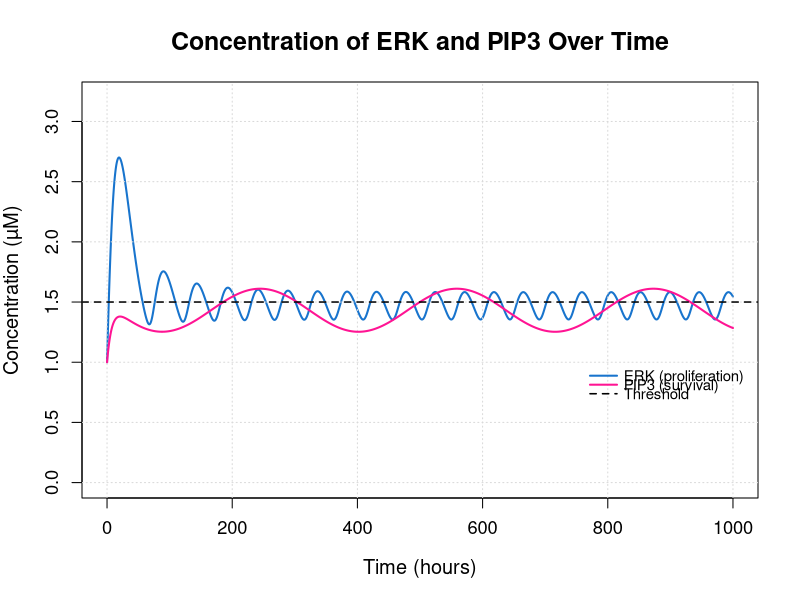
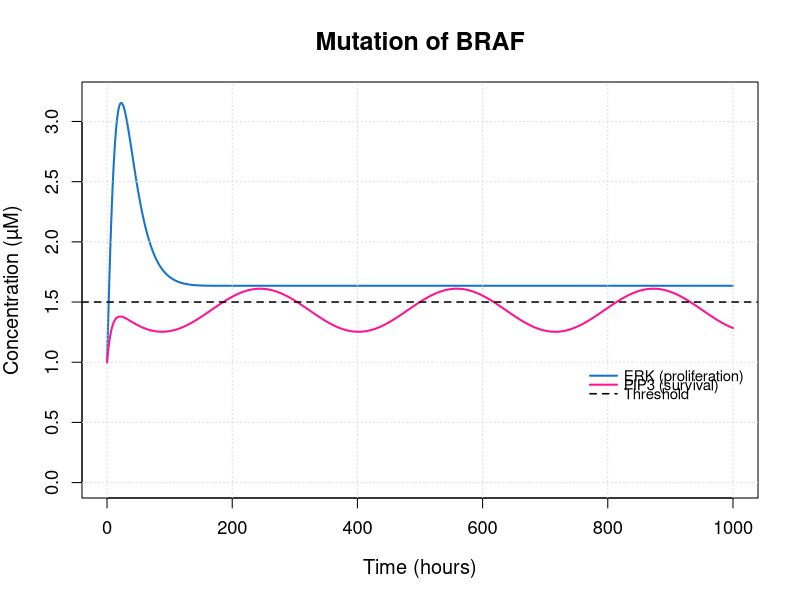
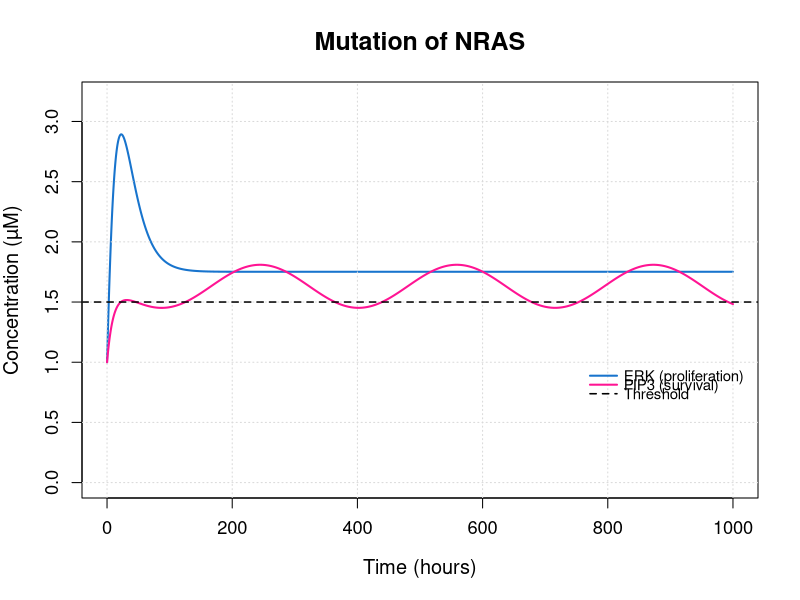
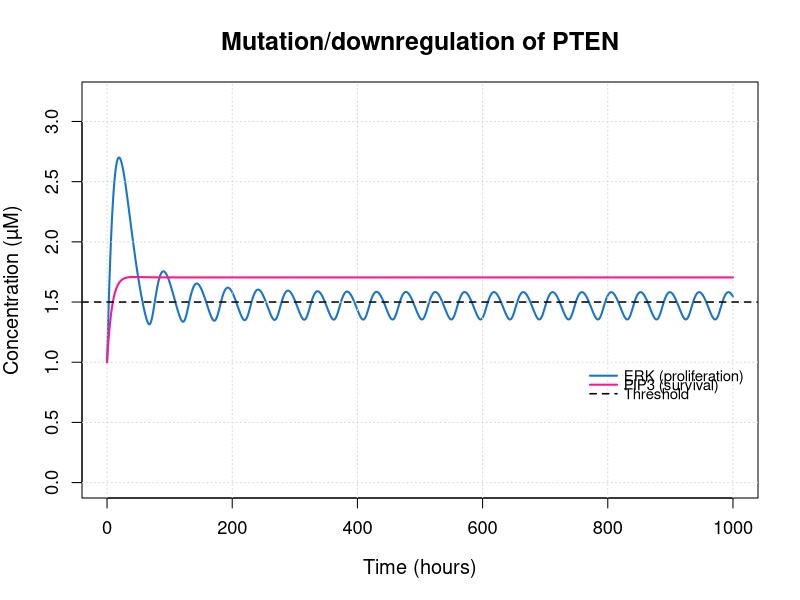

Here is the R script that generated these plots, in order:
rm(list=ls())

library(deSolve)
library(ggplot2)

########### MAPK pathway and Akt pathway #############

# Values from articles: BRAF, 

params <- c(BRAF = 0.005, NRAS =0.01, Ras = 0.5, 
            PTEN_base = 0.8, A = 0.2, omega = 0.02, 
            beta_ras = 0.4,
            beta_nras = 0.25,
            beta_braf = 6, beta_raf = 0.1,
            beta_nras1 = 0.1, beta_ras1 = 0.15, beta_pi3k = 0.25,
            beta_pten = 0.1,
            beta_mek = 0.25,
            
            alpha_raf = 0.05, alpha_mek = 0.1, alpha_erk = 0.1,
            alpha_pi3k = 0.08, alpha_pip3 = 0.11
)

# Define the initial conditions
initial_conditions <- c(Raf = 1, 
                        MEK = 1.2, 
                        PI3K = 1, 
                        PIP3 = 1,
                        ERK = 1)

# Define the time sequence for the simulation
times <- seq(0, 1000, by = 0.1)

# Define the ODE function
MAPK_pathway <- function(time, state, parameters) {
  with(as.list(c(state, parameters)), {
    
    # Sinusoidal PTEN with time-dependent oscillations
    PTEN <- PTEN_base + A * sin(omega * time)
    
    # ODEs for MAPK pathway
  
    dRaf <- 1/(1+(ERK/1.3)^30)* beta_ras * Ras + beta_nras * NRAS - alpha_raf * Raf
    
    dMEK <- beta_braf * BRAF + beta_raf * Raf - alpha_mek * MEK
    
    dERK <- beta_mek * MEK - alpha_erk * ERK
    
    # ODEs for Akt pathway
    dPI3K <- beta_nras1 * NRAS + beta_ras1 * Ras - alpha_pi3k * PI3K
    
    dPIP3 <- beta_pi3k * PI3K - beta_pten * PTEN - alpha_pip3 * PIP3
    
    return(list(c(dRaf, dMEK, dPI3K, dPIP3, dERK)))
  })
}

out <- ode(y = initial_conditions, times = times, func = MAPK_pathway, parms = params)

out_df <- as.data.frame(out)


############ Nice plot #############
# Load necessary package for color palettes if not already installed
library(RColorBrewer)

# Set up colors for the lines
colors <- c("dodgerblue3", "deeppink", "black")  # Black for the threshold line

# Start plotting
par(mfrow = c(1, 1))
plot(out_df$time, out_df$ERK, type = "l", col = colors[1], lwd = 2, 
     main = "Concentration of ERK and PIP3 Over Time",
     xlab = "Time (hours)", ylab = "Concentration (µM)", 
     ylim = c(0, 3.2), 
     cex.main = 1.5, cex.lab = 1.2, cex.axis = 1.1, font.main = 2)

# Add a grid for better readability
grid(col = "gray85", lty = "dotted")

# Add second line for PIP3
lines(out_df$time, out_df$PIP3, col = colors[2], lwd = 2)

# Add horizontal dotted line at y = 1.3
abline(h = 1.5, col = colors[3], lty = 2, lwd = 1.5)


legend(x=750,y=1, 
       legend = c("ERK (proliferation)", "PIP3 (survival)", "Threshold"), 
       col = colors, 
       lty = c(1, 1, 2), 
       lwd = c(2, 2, 1.5), 
       bg = "transparent", 
       box.lwd = 0, 
       box.col = "transparent",
       cex = 0.9,               # Adjust text size
       inset = 0.001,            # Position closer to the edge
       y.intersp = 0.5,         # Reduce vertical spacing between lines
       x.intersp = 0.5          # Reduce horizontal padding
)


##############################################################################
########################### Mutation of BRAF #################################
##############################################################################
# BRAF = 0.01

params <- c(BRAF = 0.01, NRAS =0.01, Ras = 0.5, 
            PTEN_base = 0.8, A = 0.2, omega = 0.02, 
            beta_ras = 0.4,
            beta_nras = 0.25,
            beta_braf = 6, beta_raf = 0.1,
            beta_nras1 = 0.1, beta_ras1 = 0.15, beta_pi3k = 0.25,
            beta_pten = 0.1,
            beta_mek = 0.25,
            
            alpha_raf = 0.05, alpha_mek = 0.1, alpha_erk = 0.1,
            alpha_pi3k = 0.08, alpha_pip3 = 0.11
)

out <- ode(y = initial_conditions, times = times, func = MAPK_pathway, parms = params)

out_df <- as.data.frame(out)

par(mfrow = c(1, 1))
plot(out_df$time, out_df$ERK, type = "l", col = colors[1], lwd = 2, 
     main = "Mutation of BRAF",
     xlab = "Time (hours)", ylab = "Concentration (µM)", 
     ylim = c(0, 3.2), 
     cex.main = 1.5, cex.lab = 1.2, cex.axis = 1.1, font.main = 2)

# Add a grid for better readability
grid(col = "gray85", lty = "dotted")

# Add second line for PIP3
lines(out_df$time, out_df$PIP3, col = colors[2], lwd = 2)

# Add horizontal dotted line at y = 1.3
abline(h = 1.5, col = colors[3], lty = 2, lwd = 1.5)

# Add legend including the Threshold line
legend(x=750,y=1, 
       legend = c("ERK (proliferation)", "PIP3 (survival)", "Threshold"), 
       col = colors, 
       lty = c(1, 1, 2), 
       lwd = c(2, 2, 1.5), 
       bg = "transparent", 
       box.lwd = 0, 
       box.col = "transparent",
       cex = 0.9,               # Adjust text size
       inset = 0.001,            # Position closer to the edge
       y.intersp = 0.5,         # Reduce vertical spacing between lines
       x.intersp = 0.5          # Reduce horizontal padding
)

##############################################################################
########################### Mutation of NRAS #################################
##############################################################################
# NRAS = 0.08

params <- c(BRAF = 0.005, NRAS =0.08, Ras = 0.5, 
            PTEN_base = 0.8, A = 0.2, omega = 0.02, 
            beta_ras = 0.4,
            beta_nras = 0.25,
            beta_braf = 6, beta_raf = 0.1,
            beta_nras1 = 0.1, beta_ras1 = 0.15, beta_pi3k = 0.25,
            beta_pten = 0.1,
            beta_mek = 0.25,
            
            alpha_raf = 0.05, alpha_mek = 0.1, alpha_erk = 0.1,
            alpha_pi3k = 0.08, alpha_pip3 = 0.11
)

out <- ode(y = initial_conditions, times = times, func = MAPK_pathway, parms = params)

out_df <- as.data.frame(out)

par(mfrow = c(1, 1))
plot(out_df$time, out_df$ERK, type = "l", col = colors[1], lwd = 2, 
     main = "Mutation of NRAS",
     xlab = "Time (hours)", ylab = "Concentration (µM)", 
     ylim = c(0, 3.2), 
     cex.main = 1.5, cex.lab = 1.2, cex.axis = 1.1, font.main = 2)

# Add a grid for better readability
grid(col = "gray85", lty = "dotted")

# Add second line for PIP3
lines(out_df$time, out_df$PIP3, col = colors[2], lwd = 2)

# Add horizontal dotted line at y = 1.3
abline(h = 1.5, col = colors[3], lty = 2, lwd = 1.5)

# Add legend including the Threshold line
legend(x=750,y=1, 
       legend = c("ERK (proliferation)", "PIP3 (survival)", "Threshold"), 
       col = colors, 
       lty = c(1, 1, 2), 
       lwd = c(2, 2, 1.5), 
       bg = "transparent", 
       box.lwd = 0, 
       box.col = "transparent",
       cex = 0.9,               # Adjust text size
       inset = 0.001,            # Position closer to the edge
       y.intersp = 0.5,         # Reduce vertical spacing between lines
       x.intersp = 0.5          # Reduce horizontal padding
)


##############################################################################
################## "Mutation"/downregulation of PTEN #########################
##############################################################################
# PTEN_base = 0.5, A = 0

params <- c(BRAF = 0.005, NRAS =0.01, Ras = 0.5, 
            PTEN_base = 0.5, A = 0, omega = 0.02, 
            beta_ras = 0.4,
            beta_nras = 0.25,
            beta_braf = 6, beta_raf = 0.1,
            beta_nras1 = 0.1, beta_ras1 = 0.15, beta_pi3k = 0.25,
            beta_pten = 0.1,
            beta_mek = 0.25,
            
            alpha_raf = 0.05, alpha_mek = 0.1, alpha_erk = 0.1,
            alpha_pi3k = 0.08, alpha_pip3 = 0.11
)

out <- ode(y = initial_conditions, times = times, func = MAPK_pathway, parms = params)

out_df <- as.data.frame(out)

par(mfrow = c(1, 1))
plot(out_df$time, out_df$ERK, type = "l", col = colors[1], lwd = 2, 
     main = "Mutation/downregulation of PTEN",
     xlab = "Time (hours)", ylab = "Concentration (µM)", 
     ylim = c(0, 3.2), 
     cex.main = 1.5, cex.lab = 1.2, cex.axis = 1.1, font.main = 2)

# Add a grid for better readability
grid(col = "gray85", lty = "dotted")

# Add second line for PIP3
lines(out_df$time, out_df$PIP3, col = colors[2], lwd = 2)

# Add horizontal dotted line at y = 1.3
abline(h = 1.5, col = colors[3], lty = 2, lwd = 1.5)

# Add legend including the Threshold line
legend(x=750,y=1, 
       legend = c("ERK (proliferation)", "PIP3 (survival)", "Threshold"), 
       col = colors, 
       lty = c(1, 1, 2), 
       lwd = c(2, 2, 1.5), 
       bg = "transparent", 
       box.lwd = 0, 
       box.col = "transparent",
       cex = 0.9,        
       inset = 0.001,        
       y.intersp = 0.5,         
       x.intersp = 0.5          
)
